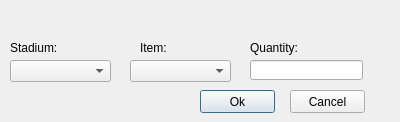
<?xml version="1.0" encoding="UTF-8"?>
<ui version="4.0">
 <class>Dialog</class>
 <widget class="QDialog" name="Dialog">
  <property name="geometry">
   <rect>
    <x>0</x>
    <y>0</y>
    <width>400</width>
    <height>122</height>
   </rect>
  </property>
  <property name="windowTitle">
   <string>Dialog</string>
  </property>
  <widget class="QComboBox" name="comboBox">
   <property name="geometry">
    <rect>
     <x>10</x>
     <y>60</y>
     <width>101</width>
     <height>22</height>
    </rect>
   </property>
  </widget>
  <widget class="QComboBox" name="comboBox_2">
   <property name="geometry">
    <rect>
     <x>130</x>
     <y>60</y>
     <width>101</width>
     <height>22</height>
    </rect>
   </property>
  </widget>
  <widget class="QLineEdit" name="lineEdit">
   <property name="geometry">
    <rect>
     <x>250</x>
     <y>60</y>
     <width>113</width>
     <height>20</height>
    </rect>
   </property>
  </widget>
  <widget class="QLabel" name="label">
   <property name="geometry">
    <rect>
     <x>250</x>
     <y>40</y>
     <width>51</width>
     <height>16</height>
    </rect>
   </property>
   <property name="text">
    <string>Quantity:</string>
   </property>
  </widget>
  <widget class="QLabel" name="label_2">
   <property name="geometry">
    <rect>
     <x>140</x>
     <y>40</y>
     <width>51</width>
     <height>16</height>
    </rect>
   </property>
   <property name="text">
    <string>Item:</string>
   </property>
  </widget>
  <widget class="QLabel" name="label_3">
   <property name="geometry">
    <rect>
     <x>10</x>
     <y>40</y>
     <width>51</width>
     <height>16</height>
    </rect>
   </property>
   <property name="text">
    <string>Stadium:</string>
   </property>
  </widget>
  <widget class="QPushButton" name="pushButton">
   <property name="geometry">
    <rect>
     <x>200</x>
     <y>90</y>
     <width>75</width>
     <height>23</height>
    </rect>
   </property>
   <property name="text">
    <string>Ok</string>
   </property>
  </widget>
  <widget class="QPushButton" name="pushButton_2">
   <property name="geometry">
    <rect>
     <x>290</x>
     <y>90</y>
     <width>75</width>
     <height>23</height>
    </rect>
   </property>
   <property name="text">
    <string>Cancel</string>
   </property>
  </widget>
 </widget>
 <resources/>
 <connections/>
</ui>
